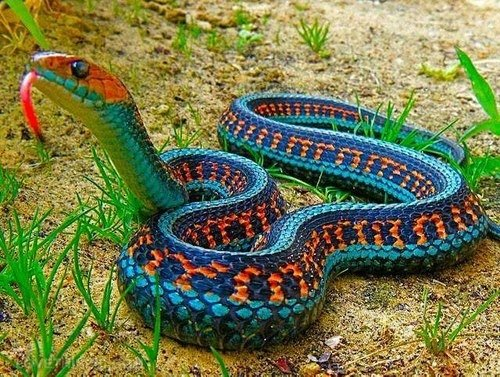
#> input picture OpenCV/reptil.jpg, 500 x 377 px
$ jupyter execute '12_OCV_Máscaras.ipynb'
#> lines starting #> are read from the running program, lines starting #| are printed output that depends on the picture; after the words box and inside, x2 and y2 are one past the last pixel; in counts of white or black regions, pixels touching at a corner belong together
# 12_OCV_Máscaras

# Máscaras con OpenCV

### Importar paquetes y librerias

[cell 1]
import matplotlib.pyplot as plt
import numpy as np
import cv2

### Función para mostrar una imagen con imshow() de pyplot

[cell 2]
def mostrar_imagen(title, imagen):
    imagen = cv2.cvtColor(imagen,cv2.COLOR_BGR2RGB)
    plt.imshow(imagen)
    plt.title(title)
    plt.grid(False)
    plt.show()

## Máscaras

[cell 3]
args = { "imagen" :"reptil.jpg" }

[cell 4]
# cargar la imagen original y mostrarla
imagen = cv2.imread(args["imagen"])
#> imagen is the input picture: shape (377, 500, 3); mean B, G, R 75.6, 120, 114.6
mostrar_imagen("Original",imagen)

La máscara tiene el mismo tamaño de la imagen, pero solamente tiene dos valores de pixel, 0 y 255. Los pixeles de la máscara con valor 0 son
ignorados en la imagen original, mientras que los pixeles de la máscara con valores 255 se conservan.

[cell 5]
imagen.shape[:2]
#> Out = (377, 500)

#### Máscara Rectangular

[cell 6]
mascara = np.zeros(imagen.shape[:2],dtype="uint8")
cv2.rectangle(mascara,(0,0),(150,150),255,-1)
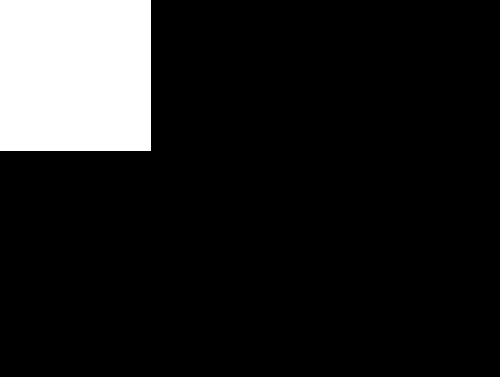
#> mascara: shape (377, 500); 12.1% white; 1 white region, box (x1, y1, x2, y2) and area: (0, 0, 151, 151) 22801
mostrar_imagen("Máscara Rectangular", mascara)

[cell 7]
conMascara = cv2.bitwise_and(imagen,imagen,mask=mascara)
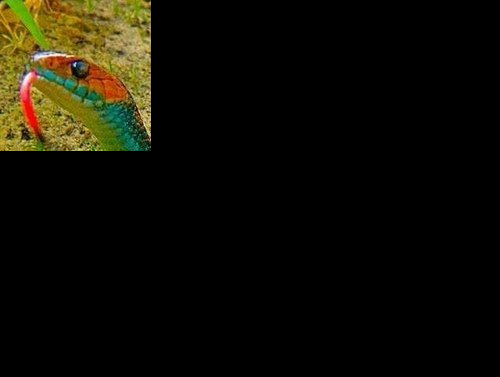
#> conMascara: shape (377, 500, 3); mean B, G, R 5, 13.9, 15.7
mostrar_imagen("Máscara aplicada a la imagen",conMascara)

#### Máscara Circular

Esta máscara circular tiene un radio igual a 50 pixeles

[cell 8]
mascara = np.zeros(imagen.shape[:2],dtype="uint8")
cv2.circle(mascara,(50,50),50,255,-1)
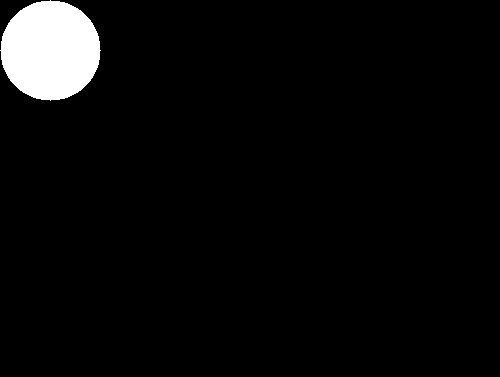
#> mascara: shape (377, 500); 4.2% white; 1 white region, box (x1, y1, x2, y2) and area: (0, 0, 101, 101) 7845
mostrar_imagen("Máscara Circular", mascara)

[cell 9]
conMascara = cv2.bitwise_and(imagen,imagen,mask=mascara)
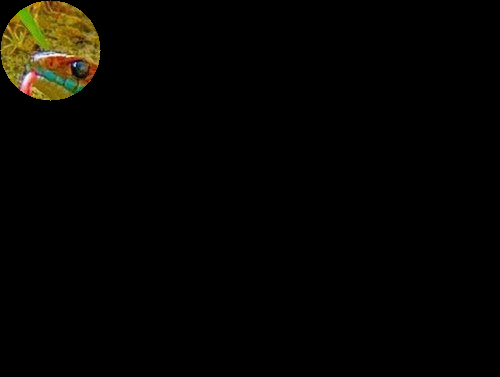
#> conMascara: shape (377, 500, 3); mean B, G, R 1.5, 4.6, 5.5
mostrar_imagen("Máscara aplicada a la imagen",conMascara)
